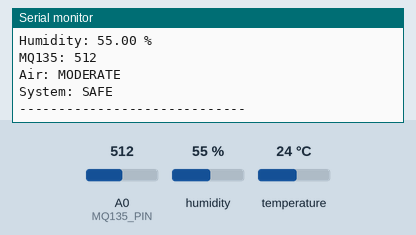
Bench run of a sketch on a simulated ESP8266 (NodeMCU). Shown: the last lines printed to the serial monitor. The inputs (shaded band) are chosen by the test bench; at power-on: A0 (MQ135_PIN) = 512, temperature 24 °C, humidity 55 %.

Above: at 2.3 s.
2.4 s: A0 (MQ135_PIN) set to 559
At 4.0 s:
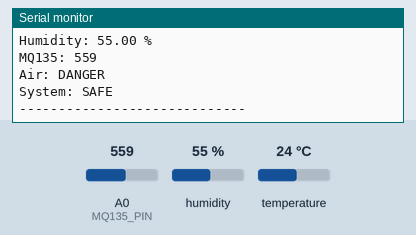
6.6 s: temperature set to 41 °C
At 8.3 s:
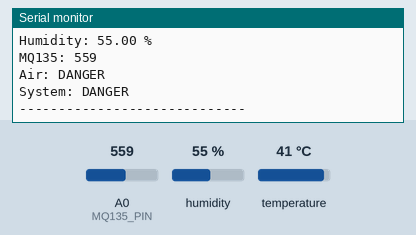
10.6 s: A0 (MQ135_PIN) set to 390
At 12.5 s:
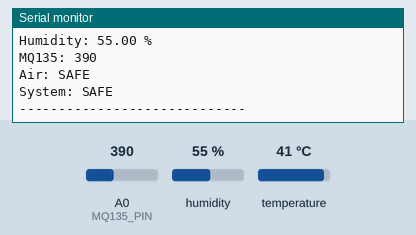
14.6 s: humidity set to 22 %
Timing chart, 0 to 17.6 s (numbered marks = the images above; inputs shaded):
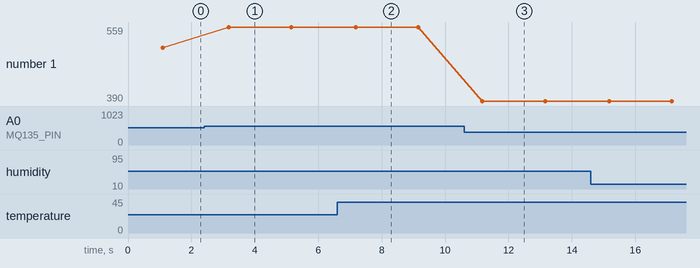

Measured:
- after the input at 2.4 s, the serial monitor: prints a new line after 0.78 s (image 1)
- after the input at 6.6 s, the serial monitor: prints a new line after 0.58 s (image 2)
- after the input at 10.6 s, the serial monitor: prints a new line after 0.58 s (image 3)
- plotted number 1: 512 → 559 after the input at 2.4 s, 559 → 390 after the input at 10.6 s

The sketch:

blackbox_2.ino
```cpp
#include <ESP8266WiFi.h>
#include <ESP8266WebServer.h>
#include <ArduinoOTA.h>
#include <DNSServer.h>
#include <DHT.h>

// =====================================================
// DHT11
// =====================================================

#define DHT_PIN D5
#define DHT_TYPE DHT11

DHT dht(DHT_PIN, DHT_TYPE);

// =====================================================
// MQ135
// =====================================================

const int MQ135_PIN = A0;

const int NORMAL_LIMIT = 400;
const int MODERATE_LIMIT = 550;

// =====================================================
// TEMPERATURE DANGER LIMIT
// =====================================================

const float HIGH_TEMPERATURE = 40.0;

// =====================================================
// WIFI ACCESS POINT
// =====================================================

const char* AP_SSID = "Forest-Fire-BlackBox";
const char* AP_PASSWORD = "12345678";

IPAddress local_IP(192, 168, 4, 1);
IPAddress gateway(192, 168, 4, 1);
IPAddress subnet(255, 255, 255, 0);

// =====================================================
// WEB SERVER
// =====================================================

ESP8266WebServer server(80);

DNSServer dnsServer;

const byte DNS_PORT = 53;

// =====================================================
// SENSOR VARIABLES
// =====================================================

// These hold the LAST VALID readings.

float temperature = 0.0;
float humidity = 0.0;

int mq135Value = 0;

String airStatus = "SAFE";
String overallStatus = "SAFE";

// Used to know whether DHT has produced a valid reading
bool dhtOK = false;

// =====================================================
// SENSOR TIMING
// =====================================================

unsigned long lastSensorRead = 0;

const unsigned long SENSOR_INTERVAL = 2000;

// DHT11 should not be read too quickly.

// =====================================================
// READ MQ135
// =====================================================

int readMQ135() {

  long total = 0;

  for (int i = 0; i < 10; i++) {

    total += analogRead(MQ135_PIN);

    delay(5);
  }

  return total / 10;
}

// =====================================================
// DETERMINE AIR QUALITY
// =====================================================

String getAirStatus(int value) {

  if (value < NORMAL_LIMIT) {

    return "SAFE";

  }

  else if (value < MODERATE_LIMIT) {

    return "MODERATE";

  }

  else {

    return "DANGER";
  }
}

// =====================================================
// UPDATE ALL SENSORS
// =====================================================

void updateSensors() {

  // -----------------------------------------------
  // MQ135
  // -----------------------------------------------

  mq135Value = readMQ135();

  airStatus = getAirStatus(mq135Value);


  // -----------------------------------------------
  // DHT11
  // -----------------------------------------------

  float newTemperature = dht.readTemperature();

  float newHumidity = dht.readHumidity();


  // -----------------------------------------------
  // Check DHT reading
  // -----------------------------------------------

  if (!isnan(newTemperature) &&
      !isnan(newHumidity)) {

    temperature = newTemperature;

    humidity = newHumidity;

    dhtOK = true;

  }

  else {

    // Keep the previous valid reading.

    dhtOK = false;

    Serial.println(
      "WARNING: DHT11 reading failed"
    );
  }


  // -----------------------------------------------
  // OVERALL FIRE DANGER
  // -----------------------------------------------

  bool highTemperature =
    temperature >= HIGH_TEMPERATURE;

  bool dangerousAir =
    mq135Value >= MODERATE_LIMIT;


  /*
     FIRE DANGER:

     Temperature HIGH
     AND
     MQ135 AIR DANGER
  */

  if (highTemperature &&
      dangerousAir) {

    overallStatus = "DANGER";

  }

  else {

    overallStatus = "SAFE";
  }


  // -----------------------------------------------
  // SERIAL MONITOR
  // -----------------------------------------------

  Serial.println();
  Serial.println("-----------------------------");

  Serial.print("Temperature: ");
  Serial.print(temperature);
  Serial.println(" C");

  Serial.print("Humidity: ");
  Serial.print(humidity);
  Serial.println(" %");

  Serial.print("MQ135: ");
  Serial.println(mq135Value);

  Serial.print("Air: ");
  Serial.println(airStatus);

  Serial.print("System: ");
  Serial.println(overallStatus);

  Serial.println("-----------------------------");
}

// =====================================================
// MAIN WEB PAGE
// =====================================================

void handleRoot() {

  String html = R"rawliteral(

<!DOCTYPE html>

<html>

<head>

<meta name="viewport"
content="width=device-width, initial-scale=1">

<title>Forest Fire Black Box</title>

<style>

body {

  margin: 0;

  font-family: Arial, sans-serif;

  background: #101820;

  color: white;

  text-align: center;
}


.header {

  padding: 22px;

  background: #17232c;
}


h1 {

  margin: 0;

  font-size: 25px;
}


.subtitle {

  margin-top: 7px;

  color: #aeb8bd;

  font-size: 14px;
}


.container {

  max-width: 500px;

  margin: auto;

  padding: 15px;
}


.card {

  background: #1d2b34;

  border-radius: 18px;

  padding: 25px;

  margin-top: 18px;

  box-shadow: 0 5px 20px rgba(0,0,0,0.3);
}


.label {

  color: #aeb8bd;

  font-size: 15px;

  margin-bottom: 8px;
}


.value {

  font-size: 42px;

  font-weight: bold;

  margin-bottom: 10px;
}


.air {

  font-size: 30px;

  font-weight: bold;

  margin-top: 10px;
}


.status {

  font-size: 28px;

  font-weight: bold;

  padding: 18px;

  border-radius: 15px;

  margin-top: 10px;
}


.safe {

  background: #167a3f;
}


.danger {

  background: #a52828;

  animation: dangerFlash 1s infinite;
}


.moderate {

  background: #9a7000;
}


@keyframes dangerFlash {

  0% {
    opacity: 1;
  }

  50% {
    opacity: 0.55;
  }

  100% {
    opacity: 1;
  }

}


.info {

  color: #aeb8bd;

  font-size: 14px;

  line-height: 1.6;
}


.small {

  font-size: 13px;

  color: #8e9aa0;

  margin-top: 10px;
}

</style>

</head>


<body>


<div class="header">

<h1>FOREST FIRE BLACK BOX</h1>

<div class="subtitle">

Environmental Emergency Monitoring System

</div>

</div>


<div class="container">


<!-- TEMPERATURE -->

<div class="card">

<div class="label">

TEMPERATURE

</div>

<div id="temperature"
class="value">

-- °C

</div>

</div>


<!-- HUMIDITY -->

<div class="card">

<div class="label">

HUMIDITY

</div>

<div id="humidity"
class="value">

-- %

</div>

</div>


<!-- AIR QUALITY -->

<div class="card">

<div class="label">

AIR QUALITY

</div>

<div id="air"
class="air">

SAFE

</div>

<div id="mqStatus"
class="small">

MQ135 monitoring active

</div>

</div>


<!-- OVERALL STATUS -->

<div class="card">

<div class="label">

EMERGENCY STATUS

</div>

<div id="systemStatus"
class="status safe">

SAFE

</div>

</div>


<!-- SYSTEM INFORMATION -->

<div class="card">

<div class="info">

Temperature danger threshold:
40 °C

<br><br>

MQ135:

<br>

SAFE &lt; 400

<br>

MODERATE: 400 - 549

<br>

DANGER: 550+

<br><br>

SSID:
Forest-Fire-BlackBox

<br>

IP:
192.168.4.1

</div>

</div>


</div>


<script>


function updateData() {


  fetch('/data')


  .then(response => response.json())


  .then(data => {


    // -----------------------------------
    // TEMPERATURE
    // -----------------------------------

    document.getElementById(
      "temperature"
    ).innerHTML =
      data.temperature.toFixed(1) + " °C";


    // -----------------------------------
    // HUMIDITY
    // -----------------------------------

    document.getElementById(
      "humidity"
    ).innerHTML =
      data.humidity.toFixed(1) + " %";


    // -----------------------------------
    // AIR QUALITY
    // -----------------------------------

    let air =
      document.getElementById("air");


    air.innerHTML =
      data.air;


    air.className = "air";


    if (data.air == "SAFE") {

      air.classList.add("safe");

    }

    else if (data.air == "MODERATE") {

      air.classList.add("moderate");

    }

    else {

      air.classList.add("danger");

    }


    // -----------------------------------
    // MQ135 STATUS
    // -----------------------------------

    document.getElementById(
      "mqStatus"
    ).innerHTML =
      "MQ135 air condition: " +
      data.air;


    // -----------------------------------
    // OVERALL SYSTEM
    // -----------------------------------

    let system =
      document.getElementById(
        "systemStatus"
      );


    system.innerHTML =
      data.system;


    if (data.system == "DANGER") {

      system.className =
        "status danger";

    }

    else {

      system.className =
        "status safe";

    }

  })


  .catch(error => {

    console.log(
      "Sensor communication error:",
      error
    );

  });

}


// Update every 2 seconds

setInterval(
  updateData,
  2000
);


updateData();


</script>


</body>

</html>

)rawliteral";


  server.send(
    200,
    "text/html",
    html
  );
}

// =====================================================
// JSON DATA
// =====================================================

void handleData() {

  /*
     IMPORTANT:

     We DON'T read the sensors here.

     The sensors are continuously updated
     in the main loop.

     This makes the webserver much more reliable.
  */


  String json = "{";


  json += "\"temperature\":";
  json += String(temperature, 1);


  json += ",\"humidity\":";
  json += String(humidity, 1);


  json += ",\"air\":\"";
  json += airStatus;


  json += "\",\"system\":\"";
  json += overallStatus;


  json += "\"";


  json += "}";


  server.send(
    200,
    "application/json",
    json
  );
}

// =====================================================
// CAPTIVE PORTAL
// =====================================================

void handleCaptivePortal() {

  server.sendHeader(
    "Location",
    "http://192.168.4.1/",
    true
  );

  server.send(
    302,
    "text/plain",
    ""
  );
}

// =====================================================
// OTA
// =====================================================

void setupOTA() {

  ArduinoOTA.setHostname(
    "Forest-Fire-BlackBox"
  );

  ArduinoOTA.setPassword(
    "firebox"
  );


  ArduinoOTA.onStart([]() {

    Serial.println();

    Serial.println(
      "OTA UPDATE STARTED"
    );

  });


  ArduinoOTA.onEnd([]() {

    Serial.println();

    Serial.println(
      "OTA UPDATE FINISHED"
    );

  });


  ArduinoOTA.onProgress(
    [](unsigned int progress,
       unsigned int total) {

      Serial.printf(
        "OTA Progress: %u%%\r",
        progress / (total / 100)
      );

    }
  );


  ArduinoOTA.onError(
    [](ota_error_t error) {

      Serial.printf(
        "OTA Error[%u]\n",
        error
      );

    }
  );


  ArduinoOTA.begin();


  Serial.println(
    "OTA READY"
  );
}

// =====================================================
// SETUP
// =====================================================

void setup() {

  Serial.begin(115200);

  delay(1000);


  Serial.println();
  Serial.println("==============================");
  Serial.println("FOREST FIRE BLACK BOX");
  Serial.println("==============================");


  // -----------------------------------------------
  // DHT11
  // -----------------------------------------------

  dht.begin();

  Serial.println(
    "DHT11 started"
  );


  // -----------------------------------------------
  // ACCESS POINT
  // -----------------------------------------------

  WiFi.mode(WIFI_AP);


  WiFi.softAPConfig(
    local_IP,
    gateway,
    subnet
  );


  WiFi.softAP(
    AP_SSID,
    AP_PASSWORD
  );


  Serial.println();

  Serial.println(
    "Wi-Fi AP started"
  );


  Serial.print(
    "SSID: "
  );

  Serial.println(
    AP_SSID
  );


  Serial.print(
    "IP: "
  );

  Serial.println(
    WiFi.softAPIP()
  );


  // -----------------------------------------------
  // DNS CAPTIVE PORTAL
  // -----------------------------------------------

  dnsServer.start(
    DNS_PORT,
    "*",
    local_IP
  );


  // -----------------------------------------------
  // WEB ROUTES
  // -----------------------------------------------

  server.on(
    "/",
    HTTP_GET,
    handleRoot
  );


  server.on(
    "/data",
    HTTP_GET,
    handleData
  );


  server.on(
    "/generate_204",
    HTTP_GET,
    handleCaptivePortal
  );


  server.on(
    "/gen_204",
    HTTP_GET,
    handleCaptivePortal
  );


  server.on(
    "/hotspot-detect.html",
    HTTP_GET,
    handleCaptivePortal
  );


  server.on(
    "/connecttest.txt",
    HTTP_GET,
    handleCaptivePortal
  );


  server.on(
    "/ncsi.txt",
    HTTP_GET,
    handleCaptivePortal
  );


  server.onNotFound(
    handleCaptivePortal
  );


  server.begin();


  Serial.println(
    "Web server started"
  );


  // -----------------------------------------------
  // OTA
  // -----------------------------------------------

  setupOTA();


  Serial.println();

  Serial.println("==============================");

  Serial.println(
    "BLACK BOX READY"
  );

  Serial.println("==============================");


  // -----------------------------------------------
  // INITIAL SENSOR READING
  // -----------------------------------------------

  updateSensors();

  lastSensorRead = millis();
}

// =====================================================
// LOOP
// =====================================================

void loop() {


  // -----------------------------------------------
  // CAPTIVE PORTAL
  // -----------------------------------------------

  dnsServer.processNextRequest();


  // -----------------------------------------------
  // WEB SERVER
  // -----------------------------------------------

  server.handleClient();


  // -----------------------------------------------
  // OTA
  // -----------------------------------------------

  ArduinoOTA.handle();


  // -----------------------------------------------
  // SENSOR UPDATE
  // -----------------------------------------------

  if (
    millis() - lastSensorRead >=
    SENSOR_INTERVAL
  ) {

    lastSensorRead = millis();

    updateSensors();
  }
}
```
